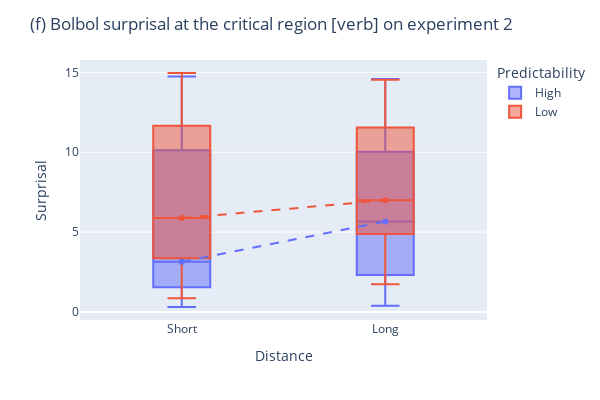

The notebook cell saved with this chart:
### Code cell
df_ex2_clean = surprisal_df_from_sentences(ex2_clean_path)
get_surprisal_comparison_boxplot(df_ex2_clean, title="(f) Bolbol surprisal at the critical region [verb] on experiment 2")

### Figure 1 — Plotly figure (JSON) as saved in the notebook; plotly's stock layout.template omitted (floating-point values rounded to 4 significant figures)
{"data": [{"alignmentgroup": "True", "hovertemplate": "Predictability=High<br>Distance=%{x}<br>Surprisal=%{y}<extra></extra>", "legendgroup": "High", "marker": {"color": "#636efa"}, "name": "High", "notched": false, "offsetgroup": "High", "orientation": "v", "showlegend": true, "type": "box", "x": ["Short", "Long", "Short", "Long", "Short", "Long", "Short", "Long", "Short", "Long", "Short", "Long", "Short", "Long", "Short", "Long", "Short", "Long", "Short", "Long", "Short", "Long", "Short", "Long", "Short", "Long", "Short", "Long", "Short", "Long", "Short", "Long", "Short", "Long", "Short", "Long", "Short", "Long", "Short", "Long", "Short", "Long", "Short", "Long", "Short", "Long", "Short", "Long", "Short", "Long", "Short", "Long", "Short", "Long", "Short", "Long", "Short", "Long", "Short", "Long", "Short", "Long", "Short", "Long"], "x0": " ", "xaxis": "x", "y": [4.858, 7.191, 11.19, 11.63, 2.545, 2.914, 1.602, 3.755, 4.617, 6.086, 13.62, 12.25, 11.07, 11.64, 4.54, 6.037, 2.377, 3.572, 2.21, 2.361, 0.4028, 0.3968, 0.7082, 1.256, 0.9132, 1.029, 1.566, 1.891, 1.528, 9.853, 0.943, 2.281, 5.591, 6.098, 1.92, 8.092, 0.3138, 0.413, 7.504, 6.716, 0.6545, 1.233, 0.9016, 1.498, 1.857, 2.883, 10.58, 11.69, 3.739, 4.196, 14.73, 14.28, 14.72, 14.59, 4.487, 6.004, 11.34, 5.333, 9.663, 10.22, 1.819, 2.469, 12.02, 12.62], "y0": " ", "yaxis": "y"}, {"alignmentgroup": "True", "hovertemplate": "Probability=Low<br>Distance=%{x}<br>Surprisal=%{y}<extra></extra>", "legendgroup": "Low", "marker": {"color": "#EF553B"}, "name": "Low", "notched": false, "offsetgroup": "Low", "orientation": "v", "showlegend": true, "type": "box", "x": ["Short", "Long", "Short", "Long", "Short", "Long", "Short", "Long", "Short", "Long", "Short", "Long", "Short", "Long", "Short", "Long", "Short", "Long", "Short", "Long", "Short", "Long", "Short", "Long", "Short", "Long", "Short", "Long", "Short", "Long", "Short", "Long", "Short", "Long", "Short", "Long", "Short", "Long", "Short", "Long", "Short", "Long", "Short", "Long", "Short", "Long", "Short", "Long", "Short", "Long", "Short", "Long", "Short", "Long", "Short", "Long", "Short", "Long", "Short", "Long", "Short", "Long", "Short", "Long"], "x0": " ", "xaxis": "x", "y": [6.728, 6.67, 11.56, 10.33, 4.819, 4.267, 4.057, 4.627, 6.22, 6.924, 14.96, 13.24, 5.217, 6.342, 4.133, 5.324, 13.35, 9.798, 1.569, 4.266, 13.45, 14.53, 2.662, 2.274, 2.408, 4.455, 1.57, 7.064, 5.536, 12.7, 4.912, 5.125, 4.179, 6.3, 0.9783, 5.21, 10.02, 7.78, 4.429, 6.408, 11.74, 9.196, 0.8579, 2.199, 2.599, 4.323, 0.8646, 1.736, 14.95, 14.37, 10.55, 11.37, 13.98, 13.75, 7.14, 7.179, 10.43, 11.74, 12.29, 12.2, 11.95, 11.79, 6.25, 7.197], "y0": " ", "yaxis": "y"}, {"hovertemplate": "x=%{x}<br>y=%{y}<extra></extra>", "legendgroup": "", "line": {"dash": "dash"}, "marker": {"color": "#636EFA", "symbol": "circle"}, "mode": "lines+markers", "name": "", "orientation": "v", "showlegend": false, "type": "scatter", "x": ["Short", "Long"], "xaxis": "x", "y": [3.142, 5.669], "yaxis": "y"}, {"hovertemplate": "x=%{x}<br>y=%{y}<extra></extra>", "legendgroup": "", "line": {"dash": "dash"}, "marker": {"color": "#EF553B", "symbol": "circle"}, "mode": "lines+markers", "name": "", "orientation": "v", "showlegend": false, "type": "scatter", "x": ["Short", "Long"], "xaxis": "x", "y": [5.878, 6.994], "yaxis": "y"}], "layout": {"boxgap": 0.6, "boxmode": "overlay", "height": 400, "legend": {"title": {"text": "Predictability"}, "tracegroupgap": 0}, "margin": {"t": 60}, "title": {"text": "(f) Bolbol surprisal at the critical region [verb] on experiment 2"}, "width": 600, "xaxis": {"anchor": "y", "domain": [0, 1], "title": {"text": "Distance"}}, "yaxis": {"anchor": "x", "domain": [0, 1], "title": {"text": "Surprisal"}}}}
